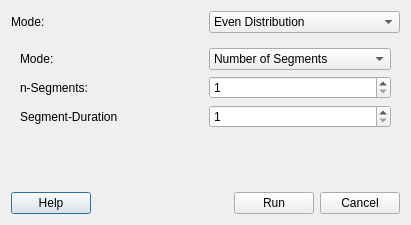
<?xml version="1.0" encoding="UTF-8"?>
<ui version="4.0">
 <class>DialogAutoSegmentation</class>
 <widget class="QDialog" name="DialogAutoSegmentation">
  <property name="geometry">
   <rect>
    <x>0</x>
    <y>0</y>
    <width>411</width>
    <height>225</height>
   </rect>
  </property>
  <property name="windowTitle">
   <string>Auto Segmentation</string>
  </property>
  <layout class="QVBoxLayout" name="verticalLayout">
   <item>
    <layout class="QHBoxLayout" name="horizontalLayout">
     <item>
      <widget class="QLabel" name="label">
       <property name="text">
        <string>Mode:</string>
       </property>
      </widget>
     </item>
     <item>
      <widget class="QComboBox" name="comboBox_Mode">
       <item>
        <property name="text">
         <string>Even Distribution</string>
        </property>
       </item>
       <item>
        <property name="text">
         <string>Color Histogram</string>
        </property>
       </item>
      </widget>
     </item>
    </layout>
   </item>
   <item>
    <widget class="QStackedWidget" name="stackedWidget">
     <property name="sizePolicy">
      <sizepolicy hsizetype="Preferred" vsizetype="Maximum">
       <horstretch>0</horstretch>
       <verstretch>0</verstretch>
      </sizepolicy>
     </property>
     <property name="currentIndex">
      <number>0</number>
     </property>
     <widget class="QWidget" name="w_mode_even">
      <layout class="QVBoxLayout" name="verticalLayout_3">
       <item>
        <layout class="QHBoxLayout" name="horizontalLayout_4">
         <item>
          <widget class="QLabel" name="label_4">
           <property name="text">
            <string>Mode:</string>
           </property>
          </widget>
         </item>
         <item>
          <widget class="QComboBox" name="comboBox_Distribution">
           <item>
            <property name="text">
             <string>Number of Segments</string>
            </property>
           </item>
           <item>
            <property name="text">
             <string>Segment Length</string>
            </property>
           </item>
          </widget>
         </item>
        </layout>
       </item>
       <item>
        <layout class="QHBoxLayout" name="horizontalLayout_2">
         <item>
          <widget class="QLabel" name="label_2">
           <property name="text">
            <string>n-Segments:</string>
           </property>
          </widget>
         </item>
         <item>
          <widget class="QSpinBox" name="spinBox_NSegments">
           <property name="minimum">
            <number>1</number>
           </property>
           <property name="maximum">
            <number>9999999</number>
           </property>
          </widget>
         </item>
        </layout>
       </item>
       <item>
        <layout class="QHBoxLayout" name="horizontalLayout_3">
         <item>
          <widget class="QLabel" name="label_3">
           <property name="text">
            <string>Segment-Duration</string>
           </property>
          </widget>
         </item>
         <item>
          <widget class="QSpinBox" name="spinBox_SegmentLength">
           <property name="minimum">
            <number>1</number>
           </property>
           <property name="maximum">
            <number>9999999</number>
           </property>
          </widget>
         </item>
        </layout>
       </item>
      </layout>
     </widget>
     <widget class="QWidget" name="widget_colorhist">
      <layout class="QVBoxLayout" name="verticalLayout_4">
       <item>
        <layout class="QHBoxLayout" name="horizontalLayout_6">
         <item>
          <widget class="QLabel" name="label_5">
           <property name="sizePolicy">
            <sizepolicy hsizetype="Fixed" vsizetype="Preferred">
             <horstretch>0</horstretch>
             <verstretch>0</verstretch>
            </sizepolicy>
           </property>
           <property name="minimumSize">
            <size>
             <width>150</width>
             <height>0</height>
            </size>
           </property>
           <property name="text">
            <string>Display every n-th Frame:</string>
           </property>
          </widget>
         </item>
         <item>
          <widget class="QSpinBox" name="spinBox_nthFrame">
           <property name="minimum">
            <number>1</number>
           </property>
          </widget>
         </item>
        </layout>
       </item>
       <item>
        <layout class="QHBoxLayout" name="horizontalLayout_7">
         <item>
          <widget class="QLabel" name="label_6">
           <property name="sizePolicy">
            <sizepolicy hsizetype="Fixed" vsizetype="Preferred">
             <horstretch>0</horstretch>
             <verstretch>0</verstretch>
            </sizepolicy>
           </property>
           <property name="minimumSize">
            <size>
             <width>150</width>
             <height>0</height>
            </size>
           </property>
           <property name="text">
            <string>Cluster Range:</string>
           </property>
          </widget>
         </item>
         <item>
          <widget class="QSpinBox" name="spinBox_lowBound">
           <property name="minimum">
            <number>1</number>
           </property>
           <property name="value">
            <number>30</number>
           </property>
          </widget>
         </item>
         <item>
          <widget class="QSpinBox" name="spinBox_highBound">
           <property name="minimum">
            <number>1</number>
           </property>
           <property name="maximum">
            <number>999</number>
           </property>
           <property name="value">
            <number>60</number>
           </property>
          </widget>
         </item>
        </layout>
       </item>
      </layout>
     </widget>
    </widget>
   </item>
   <item>
    <spacer name="verticalSpacer">
     <property name="orientation">
      <enum>Qt::Vertical</enum>
     </property>
     <property name="sizeHint" stdset="0">
      <size>
       <width>20</width>
       <height>40</height>
      </size>
     </property>
    </spacer>
   </item>
   <item>
    <layout class="QHBoxLayout" name="horizontalLayout_5">
     <item>
      <widget class="QPushButton" name="btn_Help">
       <property name="text">
        <string>Help</string>
       </property>
      </widget>
     </item>
     <item>
      <spacer name="horizontalSpacer">
       <property name="orientation">
        <enum>Qt::Horizontal</enum>
       </property>
       <property name="sizeHint" stdset="0">
        <size>
         <width>40</width>
         <height>20</height>
        </size>
       </property>
      </spacer>
     </item>
     <item>
      <widget class="QPushButton" name="btn_Run">
       <property name="text">
        <string>Run</string>
       </property>
      </widget>
     </item>
     <item>
      <widget class="QPushButton" name="btn_Cancel">
       <property name="text">
        <string>Cancel</string>
       </property>
      </widget>
     </item>
    </layout>
   </item>
  </layout>
 </widget>
 <resources/>
 <connections/>
</ui>
